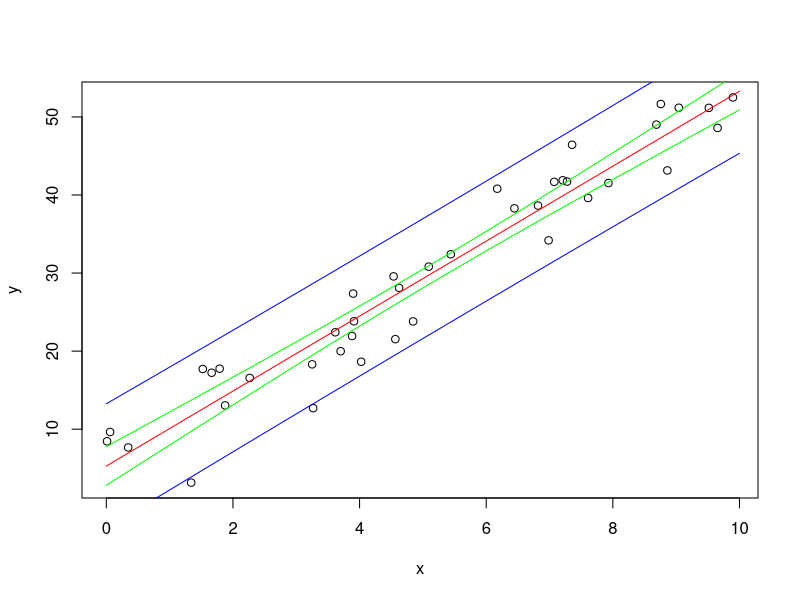

Write R code to recreate this figure.
# observe some data
observe_data = function(n)
{
  x = runif(n, 0, 10)
  y = 5*x + 3.5 + rnorm(n, 0, 3)
  return(list('x'=x, 'y'=y))
}

# simple linear regression
set.seed(12345)
n = 40
data = observe_data(n)
x = data$x
y = data$y

plot(x,y)

Sxy = sum(x*y) - sum(x)*sum(y)/n
Sxx = sum(x^2) - sum(x)^2/n

b1 = Sxy/Sxx
b1

xbar = mean(x)
ybar = mean(y)
b0 = ybar - b1*xbar
b0


# Plot E[Y | X = x] 
xstar = seq(0, 10, 0.01)
ystar = b1*xstar + b0

lines(xstar, ystar, col='red')


# Confidence and prediction intervals
yhat = b1*x + b0

SSerr = sum((y-yhat)^2)
s = sqrt(SSerr / (n-2))


alpha = 0.05
conf_moe = qt(1-alpha/2, n-2)*s*sqrt(1/n+(xstar-xbar)^2/Sxx)

lines(xstar, ystar + conf_moe, col="green")
lines(xstar, ystar - conf_moe, col="green")


pred_moe = qt(1-alpha/2, n-2)*s*sqrt(1+1/n+(xstar-xbar)^2/Sxx)

lines(xstar, ystar + pred_moe, col="blue")
lines(xstar, ystar - pred_moe, col="blue")

# why is prediciton interval wider than confidence interval (intuitively, without considering formula)?
